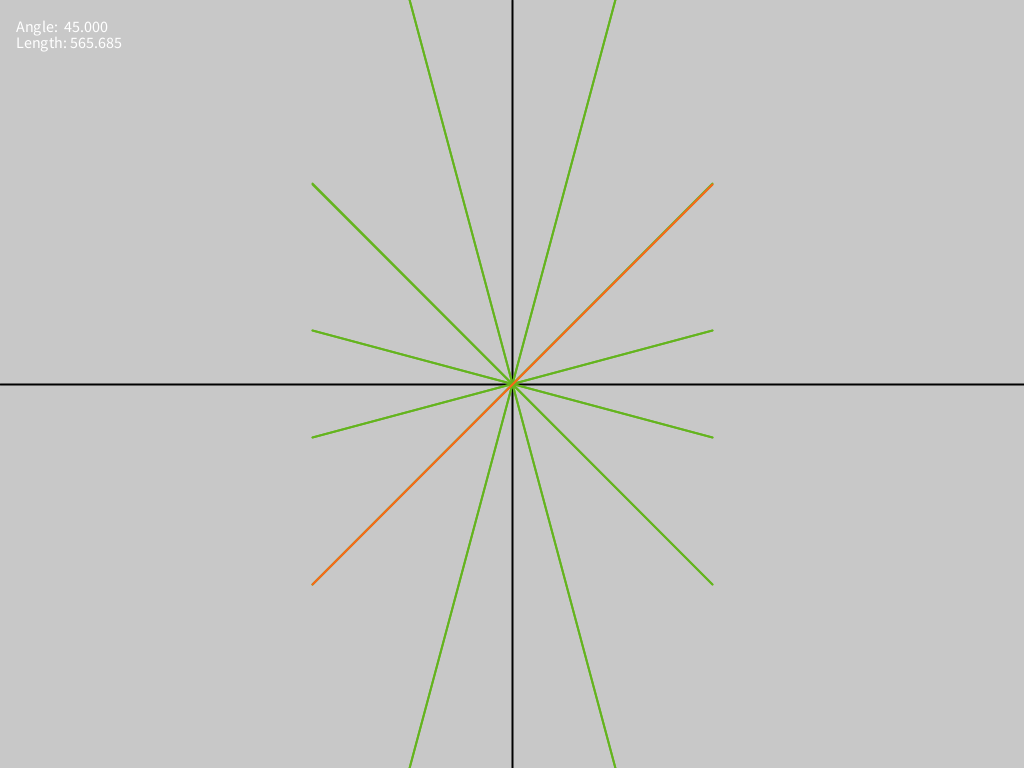
Frame 1 (no input)
Frame 60 (the mouse pressed at the canvas centre just before this capture): identical to frame 1, image omitted
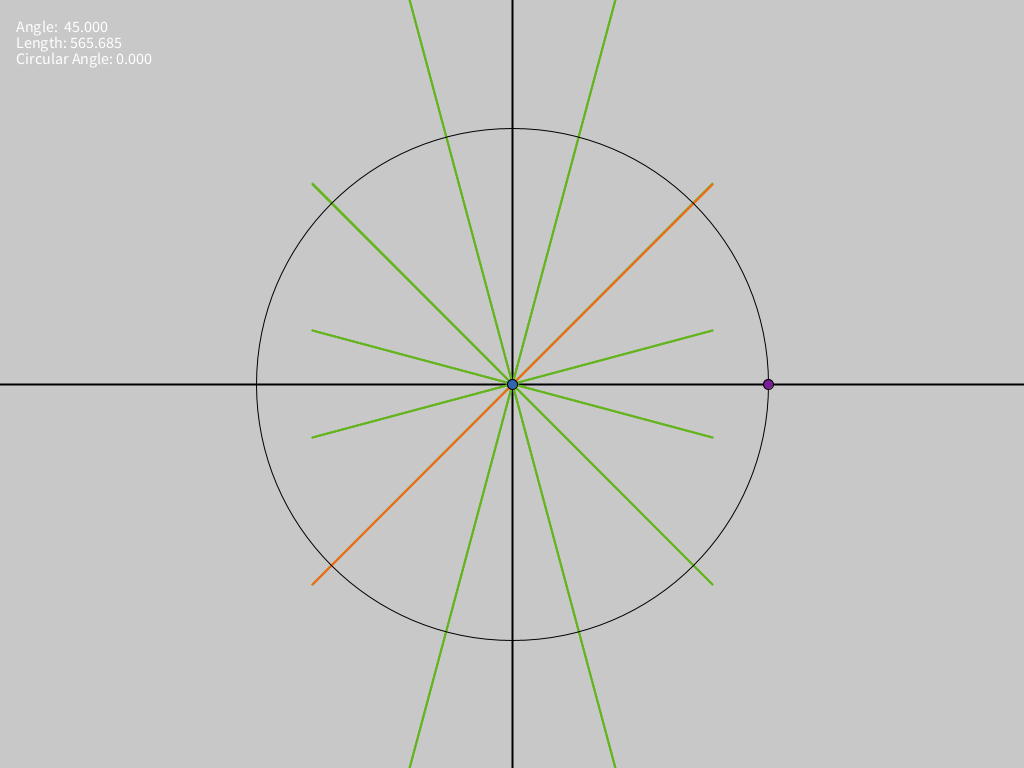
Frame 120 (the mouse held since frame 60 and released just before this capture)

The Processing sketch that drew these frames (run headless with seeded random() and noise(); from frame 60 on, the mouse is pressed at the canvas centre):

// Processing sketch: tangent_slope
// ── tangent_slope.pde
/*

http://www2.clarku.edu/faculty/djoyce/trig/tangents.html
https://www.math-only-math.com/slope-of-a-line.html

*/

float angle;
int fontsz;
boolean animating;

void setup() {
  size(1024, 768);
  fontsz = 16;
  textSize(fontsz);
  angle = radians(45);
  animating = false;
}

void draw() {
  background(200);
  push();
  strokeWeight(2);
  line(width/2, 0, width/2, height);
  line(0, height/2, width, height/2);
  
  stroke(100, 180, 30);
  for (int i = 0; i < 360; i += 30)
    drawSlope(width/2, height/2, angle+radians(i), 200, false);
  
  stroke(255, 100, 25);
  drawSlope(width/2, height/2, angle, 200, true);
  
  pop();
  
  if (mousePressed)
    drawCircular(mouseX, mouseY);
  
  if (animating)
    angle += radians(1);
  angle %= 2*PI;
}

/*

Given a point on the plane and a circle center
(x, y)   point
(cx, cy) circle center

We can find the angle between them with
a = atan2(y-cy, x-cx)

We can use that angle to find the point on the circular arc that is closest to the point.
The point on the circle arc will be on the same line made by connecting (x, y) and (cx, cy).

*/

void drawCircular(float x, float y) {
  float x0 = width/2;
  float y0 = height/2;
  float t = atan2(y-y0, x-x0);
  float r = width/4;
  float c = r*cos(t);
  float s = r*sin(t);
  
  push();
  noFill();
  circle(x0, y0, 2*r);
  fill(120, 30, 150);
  circle(x0+c, y0+s, 10);
  fill(50, 100, 180);
  circle(x, y, 10);
  
  fill(255);
  text(String.format("Circular Angle: %.3f", degrees(t)), 16, 32 + 2*fontsz);

  pop();
}

/*

Given an angle with the x-axis and the line,
we can use the tangent of the angle as a slope

m = tan(theta)
y = mx + b

If the y coordinate system is top-bottom (standard graphics convention) and we
want to convert it to bottom-top (standard math convention), negate the sign 
m = tan(-theta)

This formulation of a line preserve directions but the length changes along a direction

*/

void drawSlope(float x, float y, float angle, float dx, boolean showText) {
  float m = tan(-angle);
  float b = y - m*x;
  
  float x1 = x - dx;
  float y1 = m*x1 + b;

  float x2 = x + dx;
  float y2 = m*x2 + b;
  line(x1, y1, x2, y2);
  
  if (showText) {
    fill(255);
    text(String.format("Angle:  %.3f", degrees(angle)), 16, 32);
    text(String.format("Length: %.3f", lineLength(x1, y1, x2, y2)), 16, 32 + fontsz);
  }
}

float lineLength(float x1, float y1, float x2, float y2) {
  float dx = x2 - x1;
  float dy = y2 - y1;
  return sqrt(dx*dx + dy*dy);
}

void keyPressed() {
  if (keyCode == ' ')
    animating = !animating;
  else if (keyCode == LEFT)
    angle -= radians(1);
  else if (keyCode == RIGHT)
    angle += radians(1);
}
